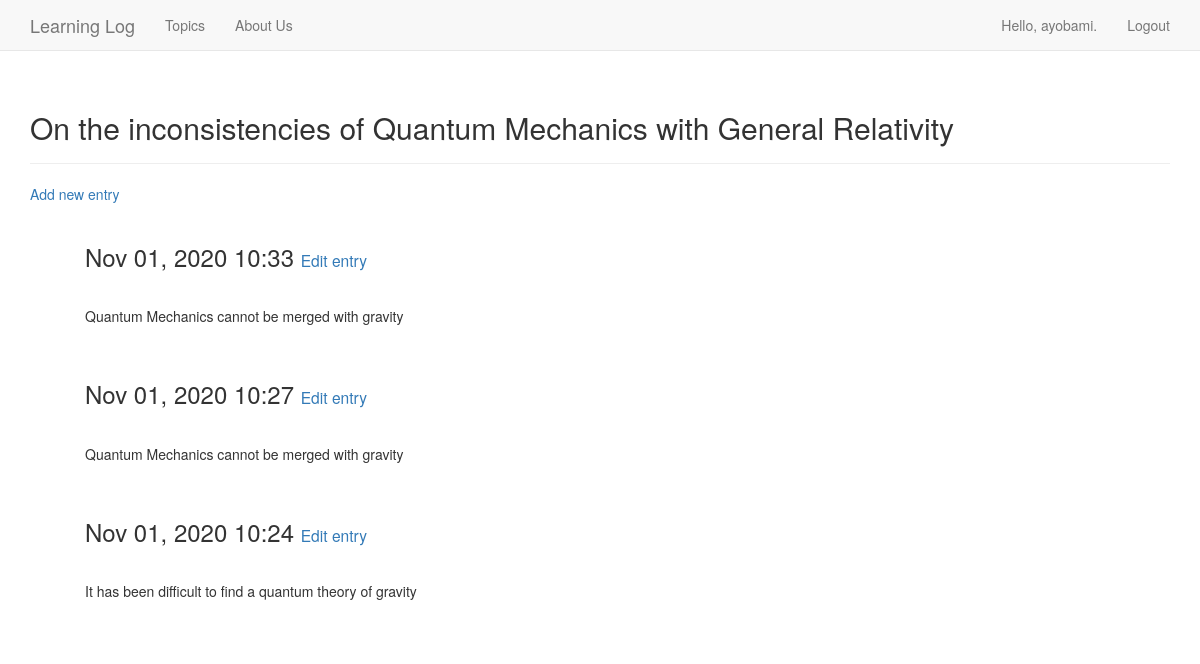
/learning_logs/topics/2/ (signed in), run on the app's committed database.
### learning_logs/models.py (models this page shows, shortened)
class Topic(models.Model):
    text = models.CharField(max_length=200)
    date_added = models.DateTimeField(auto_now_add=True)
    owner = models.ForeignKey(User, on_delete=models.CASCADE)
    def __str__(self):
        return self.text

class Entry(models.Model):
    topic = models.ForeignKey(Topic, on_delete=models.CASCADE)
    text = models.TextField()
    date_added = models.DateTimeField(auto_now_add=True)
    class Meta:
        verbose_name_plural = 'entries'

### learning_logs/views.py (the view)
# urls.py: path('topics/<int:topic_id>/', views.topic, name='topic'), # Path for entry
@login_required
def topic(request, topic_id):
    topic = Topic.objects.get(id=topic_id)
    if topic.owner != request.user:
        raise Http404
    entries = topic.entry_set.order_by('-date_added')
    context = {'topic': topic, 'entries': entries}
    return render(request, 'learning_logs/topic.html', context)

### learning_logs/templates/learning_logs/topic.html
{% extends 'learning_logs/base.html' %}
{% block header %}
  <h2>{{ topic }}</h2>
{% endblock header %}
{% block content %}
    <p>
        <a href="{% url 'learning_logs:new_entry' topic.id %}">Add new entry</a>
    </p>
    <ul>
        {% for entry in entries %}
         <div class="panelpane-default">
             <div class="panel-heading">
                 <h3>
                    {{ entry.date_added|date:'M d, Y H:i' }}
                    <small>
                        <a href="{% url 'learning_logs:edit_entry' entry.id %}">
                            Edit entry</a>
                    </small>
                 </h3>
             </div>
             <div class="panel-body">
                 {{ entry.text|linebreaks }}
             </div>
         </div>
        {% empty %}
                There are no entries for this topic yet.
        {% endfor %}
    </ul>
{% endblock content %}

### learning_logs/templates/learning_logs/base.html (shortened to what this page needs)
{% load bootstrap3 %}
<!DOCTYPE html>
<html lang="en">
     <head>
         {% bootstrap_css %}
     </head>
     <body>
         <nav class="navbar navbar-default navbar-static-top">
             <div class="container">
                 <div class="navbar-header">
                    <a class="navbar-brand" href="{% url 'learning_logs:index' %}">
                        Learning Log</a>
                 </div>
                 <div id="navbar" class="navbar-collapse collpase">
                     <ul class="nav navbar-nav">
                         <li><a href="{% url 'learning_logs:topics' %}">Topics</a></li>
                     </ul>
                 <div id="navbar" class="navbar-collapse collpase">
                     <ul class="nav navbar-nav">
                         <li><a href="{% url 'learning_logs:about_us' %}">About Us</a></li>
                     </ul>
                     <ul class="nav navbar-nav navbar-right">
                         {% if user.is_authenticated %}
                           <li><a>Hello, {{ user.username }}.</a></li>
                           <li><a href="{% url 'users:logout' %}">Logout</a></li>
                        {% else %}
                        <li><a href="{% url 'users:register' %}">Register</a></li>
                        <li><a href="{% url 'users:login' %}">Log in</a></li>
                        {% endif %}
                     </ul>
                 </div>
             </div>
         </nav>
         <div class="container">
             <div class="page-header">
                 {% block header %}{% endblock header %}
             </div>
             <div>
                 {% block content %}{% endblock content %}
             </div>
         </div>
     </body>
</html>

### data on the page
Topic: text "On the inconsistencies of Quantum Mechanics with General Relativity"
Entry: date_added "Nov 01, 2020 10:33", text "Quantum Mechanics cannot be merged with gravity"
Entry: date_added "Nov 01, 2020 10:27", text "Quantum Mechanics cannot be merged with gravity"
Entry: date_added "Nov 01, 2020 10:24", text "It has been difficult to find a quantum theory of gravity"

### other printed values
{{ user.username }} "ayobami"
